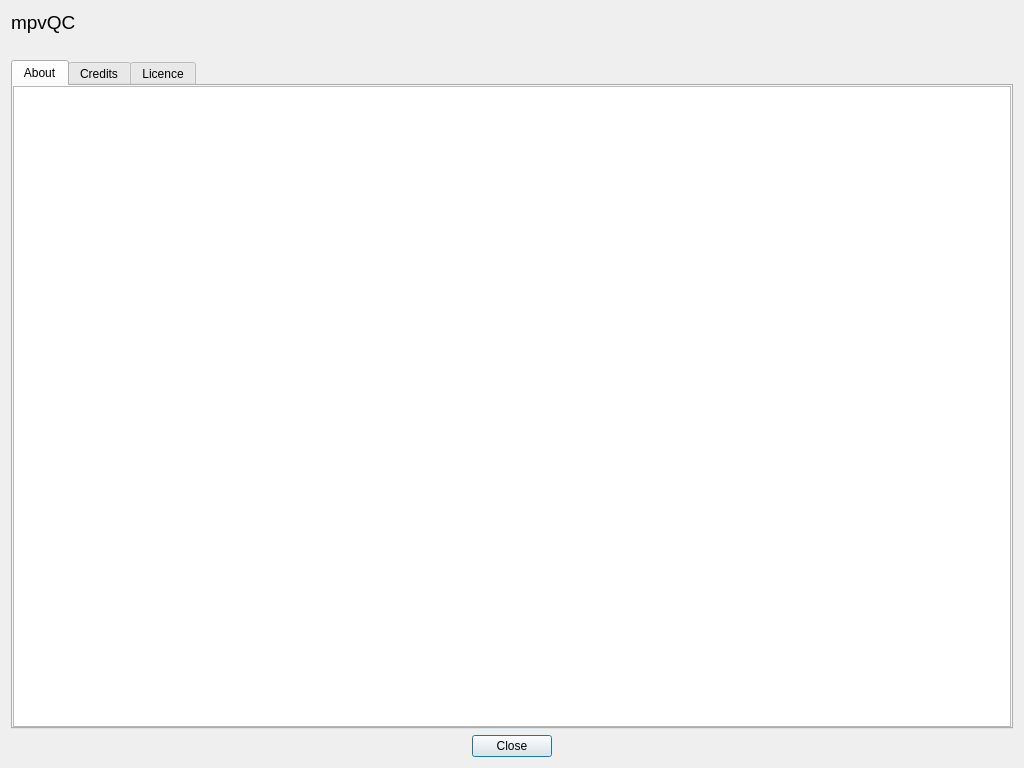
<?xml version="1.0" encoding="UTF-8"?>
<ui version="4.0">
 <class>AboutDialog</class>
 <widget class="QDialog" name="AboutDialog">
  <property name="geometry">
   <rect>
    <x>0</x>
    <y>0</y>
    <width>1024</width>
    <height>768</height>
   </rect>
  </property>
  <property name="windowTitle">
   <string>Dialog</string>
  </property>
  <layout class="QVBoxLayout" name="verticalLayout">
   <item>
    <widget class="QLabel" name="title">
     <property name="sizePolicy">
      <sizepolicy hsizetype="Expanding" vsizetype="Minimum">
       <horstretch>0</horstretch>
       <verstretch>0</verstretch>
      </sizepolicy>
     </property>
     <property name="font">
      <font>
       <pointsize>14</pointsize>
      </font>
     </property>
     <property name="text">
      <string notr="true">mpvQC</string>
     </property>
    </widget>
   </item>
   <item>
    <widget class="QLabel" name="subtitle">
     <property name="text">
      <string notr="true"/>
     </property>
    </widget>
   </item>
   <item>
    <widget class="QTabWidget" name="tabWidget">
     <property name="tabShape">
      <enum>QTabWidget::Rounded</enum>
     </property>
     <property name="currentIndex">
      <number>0</number>
     </property>
     <property name="documentMode">
      <bool>false</bool>
     </property>
     <property name="tabsClosable">
      <bool>false</bool>
     </property>
     <property name="movable">
      <bool>false</bool>
     </property>
     <property name="tabBarAutoHide">
      <bool>false</bool>
     </property>
     <widget class="QWidget" name="widget1">
      <attribute name="title">
       <string>About</string>
      </attribute>
      <layout class="QHBoxLayout" name="horizontalLayout_9">
       <property name="spacing">
        <number>0</number>
       </property>
       <property name="leftMargin">
        <number>0</number>
       </property>
       <property name="topMargin">
        <number>0</number>
       </property>
       <property name="rightMargin">
        <number>0</number>
       </property>
       <property name="bottomMargin">
        <number>0</number>
       </property>
       <item>
        <widget class="QTextBrowser" name="aboutTextBrowser">
         <property name="html">
          <string notr="true">&lt;!DOCTYPE HTML PUBLIC &quot;-//W3C//DTD HTML 4.0//EN&quot; &quot;http://www.w3.org/TR/REC-html40/strict.dtd&quot;&gt;
&lt;html&gt;&lt;head&gt;&lt;meta name=&quot;qrichtext&quot; content=&quot;1&quot; /&gt;&lt;style type=&quot;text/css&quot;&gt;
p, li { white-space: pre-wrap; }
&lt;/style&gt;&lt;/head&gt;&lt;body style=&quot; font-family:'Noto Sans'; font-size:10pt; font-weight:400; font-style:normal;&quot;&gt;
&lt;p style=&quot;-qt-paragraph-type:empty; margin-top:0px; margin-bottom:0px; margin-left:0px; margin-right:0px; -qt-block-indent:0; text-indent:0px;&quot;&gt;&lt;br /&gt;&lt;/p&gt;&lt;/body&gt;&lt;/html&gt;</string>
         </property>
        </widget>
       </item>
      </layout>
     </widget>
     <widget class="QWidget" name="widget2">
      <attribute name="title">
       <string>Credits</string>
      </attribute>
      <layout class="QHBoxLayout" name="horizontalLayout_10">
       <property name="spacing">
        <number>0</number>
       </property>
       <property name="leftMargin">
        <number>0</number>
       </property>
       <property name="topMargin">
        <number>0</number>
       </property>
       <property name="rightMargin">
        <number>0</number>
       </property>
       <property name="bottomMargin">
        <number>0</number>
       </property>
       <item>
        <widget class="QTextBrowser" name="creditsTextBrowser">
         <property name="html">
          <string notr="true">&lt;!DOCTYPE HTML PUBLIC &quot;-//W3C//DTD HTML 4.0//EN&quot; &quot;http://www.w3.org/TR/REC-html40/strict.dtd&quot;&gt;
&lt;html&gt;&lt;head&gt;&lt;meta name=&quot;qrichtext&quot; content=&quot;1&quot; /&gt;&lt;style type=&quot;text/css&quot;&gt;
p, li { white-space: pre-wrap; }
&lt;/style&gt;&lt;/head&gt;&lt;body style=&quot; font-family:'Noto Sans'; font-size:10pt; font-weight:400; font-style:normal;&quot;&gt;
&lt;p style=&quot;-qt-paragraph-type:empty; margin-top:0px; margin-bottom:0px; margin-left:0px; margin-right:0px; -qt-block-indent:0; text-indent:0px; font-family:'Fira Sans';&quot;&gt;&lt;br /&gt;&lt;/p&gt;&lt;/body&gt;&lt;/html&gt;</string>
         </property>
        </widget>
       </item>
      </layout>
     </widget>
     <widget class="QWidget" name="widget3">
      <attribute name="title">
       <string>Licence</string>
      </attribute>
      <layout class="QHBoxLayout" name="horizontalLayout_11">
       <property name="spacing">
        <number>0</number>
       </property>
       <property name="leftMargin">
        <number>0</number>
       </property>
       <property name="topMargin">
        <number>0</number>
       </property>
       <property name="rightMargin">
        <number>0</number>
       </property>
       <property name="bottomMargin">
        <number>0</number>
       </property>
       <item>
        <widget class="QTextBrowser" name="licenceTextBrowser">
         <property name="html">
          <string notr="true">&lt;!DOCTYPE HTML PUBLIC &quot;-//W3C//DTD HTML 4.0//EN&quot; &quot;http://www.w3.org/TR/REC-html40/strict.dtd&quot;&gt;
&lt;html&gt;&lt;head&gt;&lt;meta name=&quot;qrichtext&quot; content=&quot;1&quot; /&gt;&lt;style type=&quot;text/css&quot;&gt;
p, li { white-space: pre-wrap; }
&lt;/style&gt;&lt;/head&gt;&lt;body style=&quot; font-family:'Noto Sans'; font-size:10pt; font-weight:400; font-style:normal;&quot;&gt;
&lt;p style=&quot;-qt-paragraph-type:empty; margin-top:0px; margin-bottom:0px; margin-left:0px; margin-right:0px; -qt-block-indent:0; text-indent:0px;&quot;&gt;&lt;br /&gt;&lt;/p&gt;&lt;/body&gt;&lt;/html&gt;</string>
         </property>
        </widget>
       </item>
      </layout>
     </widget>
    </widget>
   </item>
   <item>
    <widget class="QDialogButtonBox" name="buttonBox">
     <property name="orientation">
      <enum>Qt::Horizontal</enum>
     </property>
     <property name="standardButtons">
      <set>QDialogButtonBox::Close</set>
     </property>
     <property name="centerButtons">
      <bool>true</bool>
     </property>
    </widget>
   </item>
  </layout>
 </widget>
 <resources/>
 <connections>
  <connection>
   <sender>buttonBox</sender>
   <signal>accepted()</signal>
   <receiver>AboutDialog</receiver>
   <slot>accept()</slot>
   <hints>
    <hint type="sourcelabel">
     <x>248</x>
     <y>254</y>
    </hint>
    <hint type="destinationlabel">
     <x>157</x>
     <y>274</y>
    </hint>
   </hints>
  </connection>
  <connection>
   <sender>buttonBox</sender>
   <signal>rejected()</signal>
   <receiver>AboutDialog</receiver>
   <slot>reject()</slot>
   <hints>
    <hint type="sourcelabel">
     <x>316</x>
     <y>260</y>
    </hint>
    <hint type="destinationlabel">
     <x>286</x>
     <y>274</y>
    </hint>
   </hints>
  </connection>
 </connections>
</ui>
